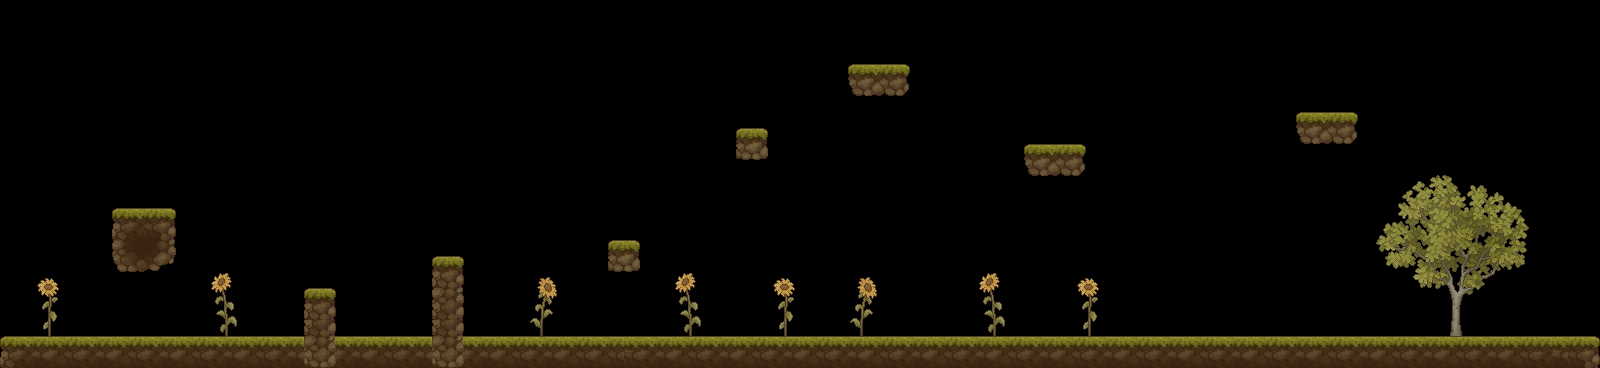

This game map was drawn from its Tiled (.tmx) file and the tilesets committed beside it. A one-line description and the trimmed map source follow:
An orthogonal 100x23 tile map with 16x16 px tiles, 2 tile layers (Floor, Top), 2 tilesets and 17 objects (4x devilFruit, 2x enemy, crate, trap).

<map version="1.10" tiledversion="1.10.0" orientation="orthogonal" renderorder="right-down" width="100" height="23" tilewidth="16" tileheight="16" infinite="0" nextlayerid="7" nextobjectid="73">
 <editorsettings>
  <export target="../one.lua" format="lua" />
 </editorsettings>
 <tileset firstgid="1" name="tiles2" tilewidth="16" tileheight="16" tilecount="1024" columns="32">
  <image source="../../Assets/tiles2.png" width="512" height="512" />
 </tileset>
 <tileset firstgid="1025" name="tiles3" tilewidth="16" tileheight="16" tilecount="4096" columns="64">
  <image source="../../Assets/tiles3.png" width="1024" height="1024" />
 </tileset>
 <layer id="1" name="Floor" width="100" height="23" offsetx="0" offsety="0.5">
  <data>[2300 cells, 248 non-empty, 40 distinct tile ids]</data>
 </layer>
 <layer id="3" name="Top" width="100" height="23">
  <data>[2300 cells, 198 non-empty, 148 distinct tile ids]</data>
 </layer>
 <objectgroup id="4" name="Solid">
  <object id="2" x="0.625" y="335.375" width="1598.63" height="32">
   <properties>
    <property name="collidable" type="bool" value="true" />
   </properties>
  </object>
  <object id="3" x="111.938" y="209" width="63.125" height="61.5">
   <properties>
    <property name="collidable" type="bool" value="true" />
   </properties>
  </object>
  <object id="13" x="304.244" y="287.325" width="31.6445" height="80.0643">
   <properties>
    <property name="collidable" type="bool" value="true" />
   </properties>
  </object>
  <object id="15" x="607.178" y="240.468" width="31.6445" height="30.5643">
   <properties>
    <property name="collidable" type="bool" value="true" />
   </properties>
  </object>
  <object id="16" x="735.678" y="129.218" width="31.6445" height="30.5643">
   <properties>
    <property name="collidable" type="bool" value="true" />
   </properties>
  </object>
  <object id="17" x="847.678" y="65.2178" width="61.6445" height="30.5643">
   <properties>
    <property name="collidable" type="bool" value="true" />
   </properties>
  </object>
  <object id="18" x="1023.68" y="145.218" width="62.6445" height="30.5643">
   <properties>
    <property name="collidable" type="bool" value="true" />
   </properties>
  </object>
  <object id="19" x="1295.68" y="112.718" width="63.1445" height="30.5643">
   <properties>
    <property name="collidable" type="bool" value="true" />
   </properties>
  </object>
  <object id="22" x="431.678" y="256.968" width="31.6445" height="110.064">
   <properties>
    <property name="collidable" type="bool" value="true" />
   </properties>
  </object>
 </objectgroup>
 <objectgroup color="#5500ff" id="5" name="Items">
  <object id="49" name="Devil Fruit" type="devilFruit" x="144" y="176.5">
   <ellipse />
  </object>
  <object id="52" name="Devil Fruit" type="devilFruit" x="320" y="274">
   <ellipse />
  </object>
  <object id="53" name="Devil Fruit" type="devilFruit" x="447.5" y="237.5">
   <ellipse />
  </object>
  <object id="54" name="Crate" type="crate" x="1064.5" y="117" />
  <object id="55" name="Trap" type="trap" x="1201" y="325" />
  <object id="66" name="Enemy" type="enemy" x="1269" y="235" width="36" height="64.5" />
  <object id="68" name="Devil Fruit" type="devilFruit" x="1115.5" y="316.5">
   <ellipse />
  </object>
  <object id="69" name="Enemy" type="enemy" x="364" y="260.25" width="36" height="64.5" />
 </objectgroup>
</map>
